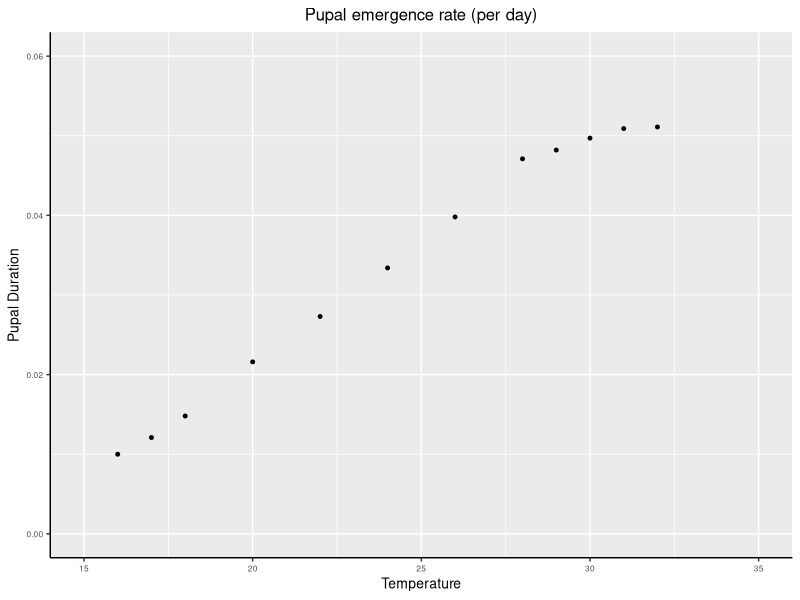
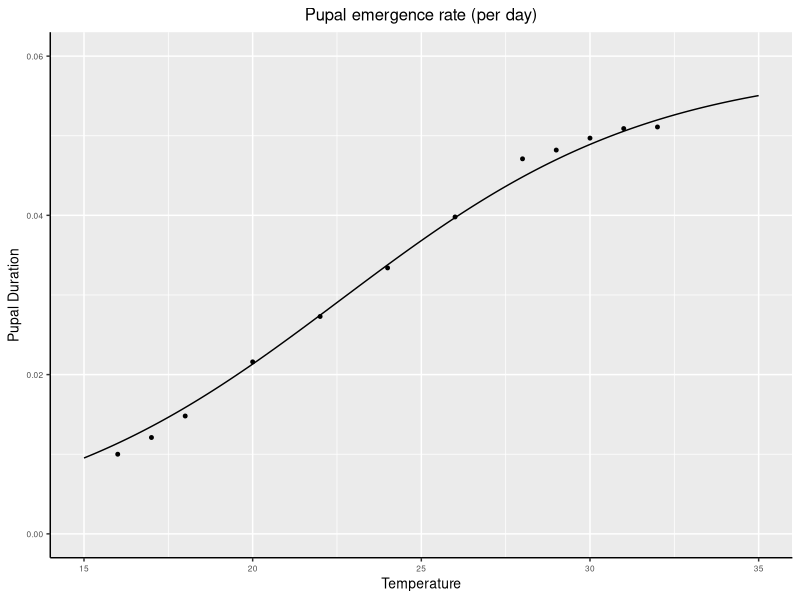

Here is the R script that generated these plots, in order:
# Here we fit the pupal duration (the time it take for the fly pupi to turn into a flies) using
# data and the fit obtained by:
# ~ Phelps (1969) Puporial Duriation in Glossina Morsitans Orientalis under conditions of
# constant temperature.
# ~ Entomologia Experimetalis et Applicata vol 12 33-43.

require(ggplot2)
#1 Read in the data
pupal.duration.data = read.csv("data_pupal_duration.csv")

#2 Plot the data 
pupal.duration.plot = ggplot(data = pupal.duration.data, aes(x = test_temp, y = females_r)) +
                       xlim(low = 15, high = 35) +
                       ylim(low = 0, high = 0.06) +
                       geom_point(size = 1) +
                       labs(y = "Pupal Duration"
                           ,x = "Temperature"
                           ,title = "Pupal emergence rate (per day)") +
                       theme_set(theme_bw()) +
                       theme(panel.border = element_blank()
                             , plot.title = element_text(hjust = 0.5)
                             , axis.line = element_line(colour = "black")
                             , text = element_text(size = 10)
                             , axis.text = element_text(size = 6))
pupal.duration.plot

#4 Set up function for pupal duration as a function of temp
# from the ref at the top we get the constants we need 
D.c1 = 0.05884 
D.c2 = 4.8829
D.c3 = -0.2159
pdFunc = function(c1 = 0.05884, c2 = 4.8829, c3 = -0.2159, temp){
       pupal.duration = c1/(1 + exp(c2 + c3*temp))
       return(pupal.duration)
}

#4 Generate the predicted value for the pupal duration
pdPred = pdFunc(temp = seq(14, 35, 0.1))
pdPred = cbind.data.frame(temp = seq(14, 35, 0.1), pdPred = pdPred)

#5 Add the predicted values to the plot
predicted.pd.plot = pupal.duration.plot +
                  geom_line(data = pdPred, mapping = aes(x = temp, y = pdPred))
predicted.pd.plot
